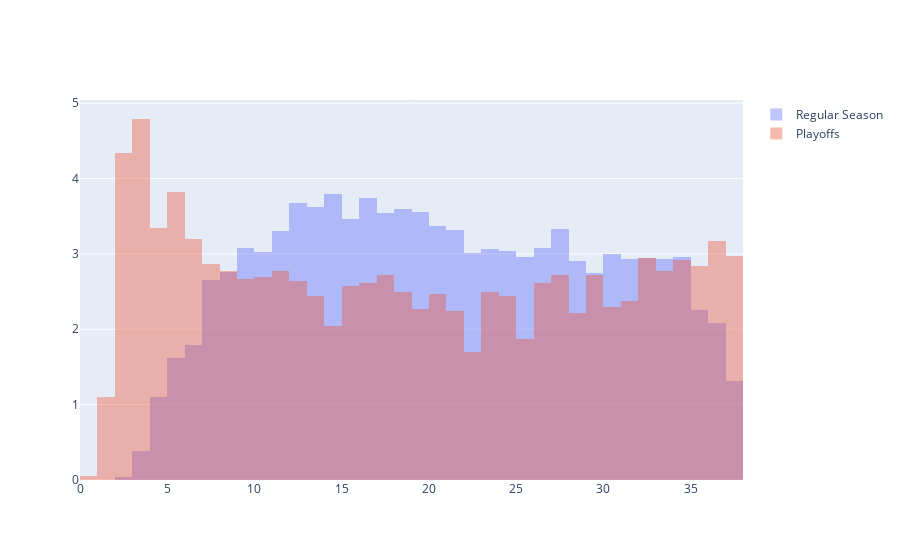

This figure's notebook cell:
### Code cell
fig = go.Figure()
fig.add_trace(go.Histogram(x=hist_data(rs_df, 50, 5), histnorm='percent', name='Regular Season',
                           xbins={'start': 0, 'end': 38, 'size': 1}))
fig.add_trace(go.Histogram(x=hist_data(playoffs_df, 5, 1), histnorm='percent', name='Playoffs',
                           xbins={'start': 0, 'end': 38, 'size': 1}))
fig.update_layout(barmode='overlay')
fig.update_traces(opacity=0.40)
fig.show()

### Figure 1 — Plotly figure (JSON) as saved in the notebook; plotly's stock layout.template omitted (floating-point values rounded to 4 significant figures; data arrays with more than 128 entries replaced by an {"elided": "..."} marker saying what was removed)
{"data": [{"histnorm": "percent", "name": "Regular Season", "opacity": 0.4, "type": "histogram", "x": {"elided": "9066 float values"}, "xbins": {"end": 38, "size": 1, "start": 0}}, {"histnorm": "percent", "name": "Playoffs", "opacity": 0.4, "type": "histogram", "x": {"elided": "3948 float values"}, "xbins": {"end": 38, "size": 1, "start": 0}}], "layout": {"barmode": "overlay"}}
